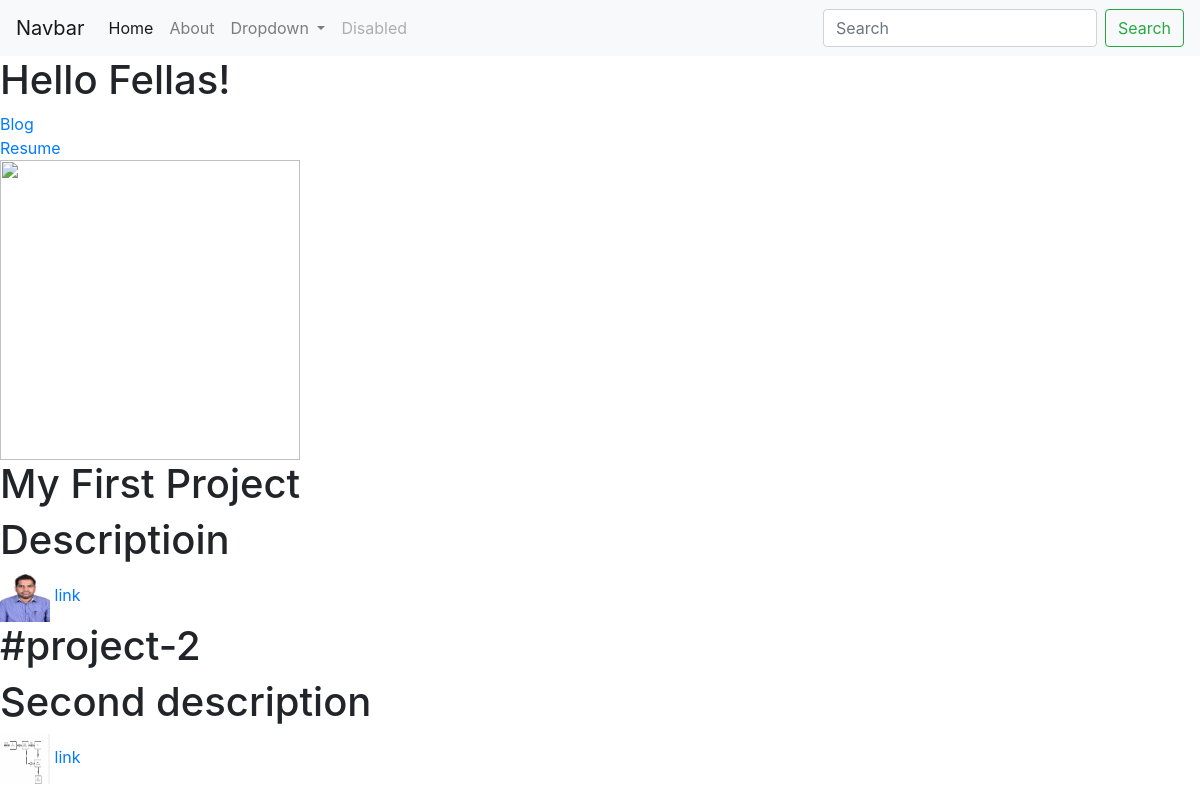
The page / on the database its author committed.
### portfolio/models.py (models this page shows, shortened)
class Project(models.Model):
    title = models.CharField(max_length=100)
    description = models.CharField(max_length=250)
    image = models.ImageField(upload_to='portfolio/images/')
    url = models.URLField(blank=True)

### portfolio/views.py (the view)
# urls.py: 2. Add a URL to urlpatterns:  path('', views.home, name='home')
def home(request):
    projects = Project.objects.all()
    return render(request, 'portfolio/home.html',{'projects':projects})

### portfolio/templates/portfolio/home.html (shortened to what this page needs)
<!DOCTYPE html>
<html lang="en" dir="ltr">
  <head>
  </head>
  <body>
    {% extends 'portfolio/base.html' %}
    {% block content %}
    <h1>Hello Fellas!</h1>
    {% load static %}
    <a href="{% url 'blog:all_blogs'%}">Blog</a>
    <br>
    <a href="{% static 'portfolio/resume.pdf' %}">Resume</a>
    <br>
    <img src="{% static 'portfolio/download.jpg' %}" height="300" width="300">
    {% for project in projects %}
    <h1>{{ project.title }}</h1>
    <h1>{{ project.description }}</h1>
    <img src="{{ project.image.url }}" height="50" width="50">
    {% if project.url %}
    <a href="{{ project.url }}">link</a>
    {% endif %}
    {% endfor %}
    {% endblock %}

### rows shown on the page
Project: title "My First Project", description "Descriptioin", image (picture)
Project: title "#project-2", description "Second description", image (picture)
